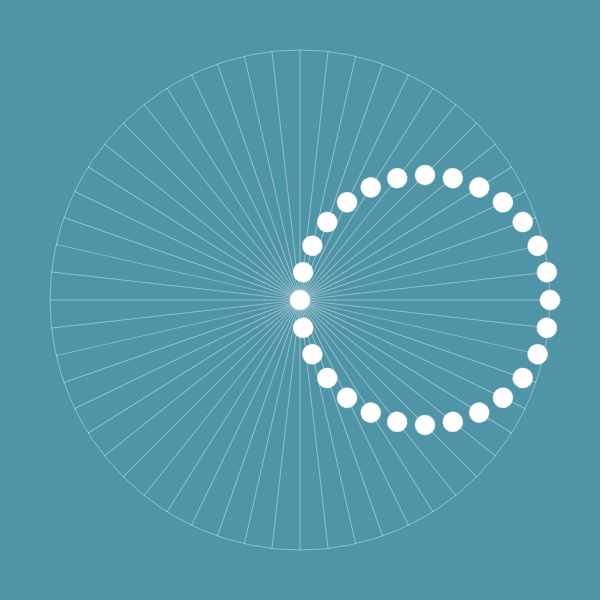
Frame 1 (no input)
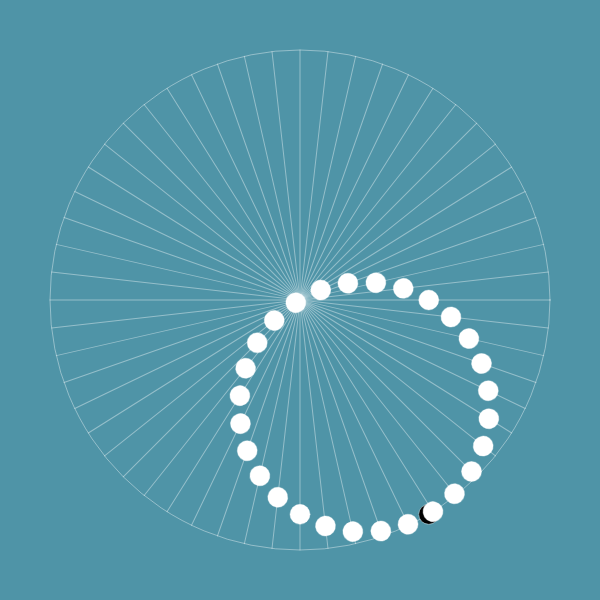
Frame 60 (no input)
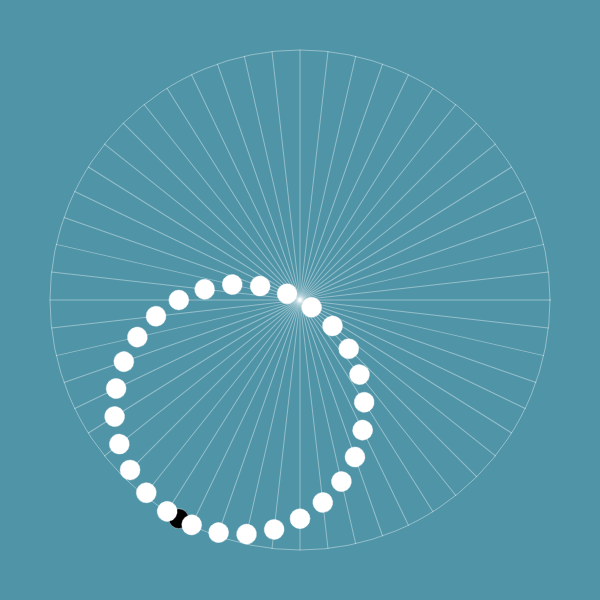
Frame 120 (the mouse pressed at the canvas centre since frame 60)

The p5.js sketch that drew these frames (run headless with seeded random() and noise() and a simulated clock; from frame 60 on, the mouse is pressed at the canvas centre):

// p5.js sketch
// ── sketch.js
let x; let y; let angle = 0; 
let r = 250;
let shiftingAngle = [];
let numAxis = 14;

let x2 = [];
let y2 = [];

function setup() {
  createCanvas(600, 600);
  angleMode(DEGREES);
  for (let i=0; i<numAxis; i++) {
    shiftingAngle[i] = i*90/numAxis;
  }
}

function draw() {
  background(79, 148, 167);
  stroke(255, 100);
  // angle = map(mouseX, 0, width, 0, 360);
  x = r*cos(angle);
  y = r*sin(angle);
  
  translate(width/2, height/2);
  noFill();
  ellipse(0, 0, r*2, r*2);
  fill(0);
  ellipse(x, y, 20, 20);

  
  for (let i=0; i<numAxis; i++) {
    x2[i] = r*cos(angle + shiftingAngle[i]);
    y2[i] = r*sin(angle + shiftingAngle[i]);
    push();
    rotate(-shiftingAngle[i]);
    line(-r, 0, r, 0);
    line(0, -r, 0, r);
    fill(255);
    ellipse(x2[i], 0, 20, 20);
    ellipse(0, y2[i], 20, 20);
    pop();
  }
  
  angle += 1;
}

// ── style.css
html, body {
  margin: 0;
  padding: 0;
  display: flex;
  flex-direction: column;
  justify-content: center;
  align-items: center;
  font-family:Arial, Helvetica, sans-serif;
}

canvas {
  display: block;
}
